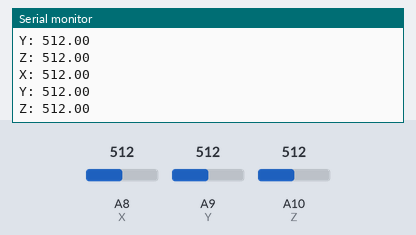
Recording of a sketch running on a simulated Arduino Mega 2560, built with avr-gcc and run on an emulated ATmega2560. On the bench: the last lines printed to the serial monitor. Inputs (shaded band) come from the test bench; at power-on: A10 (Z) = 512, A8 (X) = 512, A9 (Y) = 512.

Above: at 1.2 s.
1.3 s: A10 (Z) set to 11
At 2.1 s:
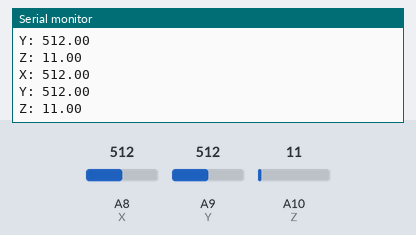
2.8 s: A10 (Z) set to 8
At 3.7 s:
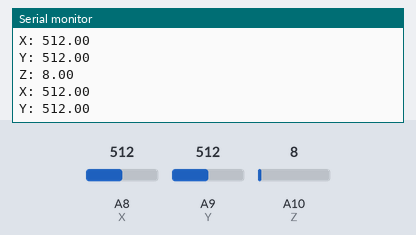
10.3 s: A8 (X) set to 11
At 11.2 s:
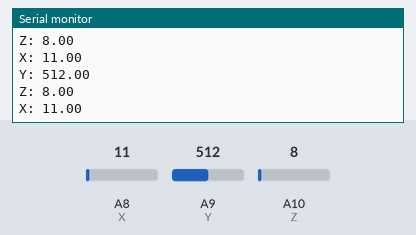
11.8 s: A8 (X) set to 8
At 12.8 s:
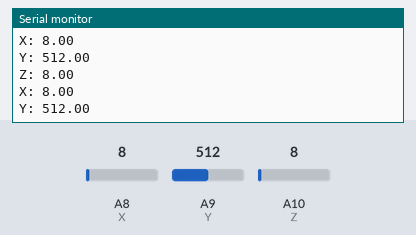
Timing chart, 0 to 14.3 s (numbered marks = the images above; inputs shaded):
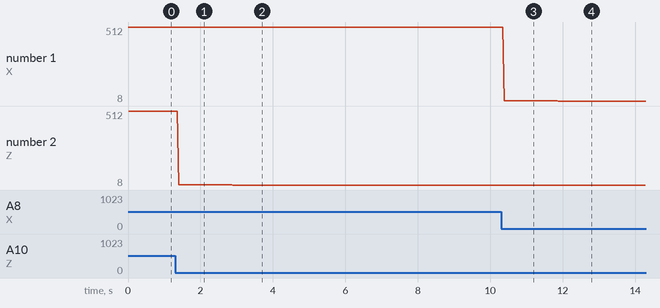

Measured:
- the behaviour switches between 10 and 9 on A10 (Z) (found by bisection; images 1 and 2)
- the behaviour switches between 10 and 9 on A8 (X) (found by bisection; images 3 and 4)
- after the input at 1.3 s, the serial monitor: prints a new line after 0.10 s (image 1)
- after the input at 2.8 s, the serial monitor: prints a new line after 0.09 s (image 2)
- after the input at 10.3 s, the serial monitor: prints a new line after 0.08 s (image 3)
- after the input at 11.8 s, the serial monitor: prints a new line after 0.08 s (image 4)
- plotted number 1: 512 → 11 after the input at 10.3 s
- plotted number 2: 512 → 11 after the input at 1.3 s, 11 → 8 after the input at 2.8 s

The sketch:

Acelemotetro.ino
```cpp
#define X A8
#define Y A9
#define Z A10


float Xg, Yg, Zg;
float Xval, Yval, Zval;

float Z_min = 272.0;
float Z_max = 412.0;

float X_min = 267.0;
float X_max = 402.0;

float Y_min = 267.0;
float Y_max = 403.0;

void setup() {
  // put your setup code here, to run once:
  Serial.begin(9600);

}

void loop() {
  // put your main code here, to run repeatedly:
  Xval = analogRead(X);
  //xg = Xval/((404));
  Yval = analogRead(Y);
  Zval = analogRead(Z);

  Xg = map(Xval,X_min,X_max,-100,100);
  Xg = Xg/100;
  Yg = map(Yval,Y_min,Y_max,-100,100);
  Yg = Yg/100;
  Zg = map(Zval,Z_min,Z_max,-100,100);
  Zg = Zg/100;

  Serial.print("X: ");
  Serial.println(Xval);
  Serial.print("Y: ");
  Serial.println(Yval);
  Serial.print("Z: ");
  Serial.println(Zval);


}
```
